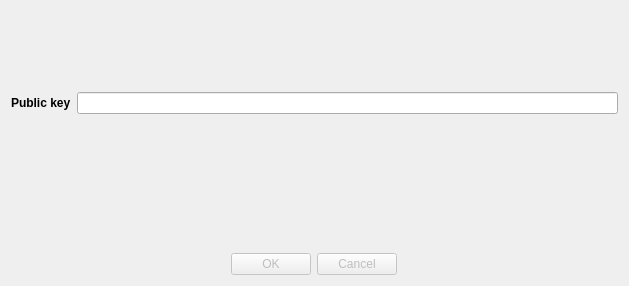
<?xml version="1.0" encoding="UTF-8"?>
<ui version="4.0">
 <class>AccountAddDialog</class>
 <widget class="QDialog" name="AccountAddDialog">
  <property name="geometry">
   <rect>
    <x>0</x>
    <y>0</y>
    <width>629</width>
    <height>286</height>
   </rect>
  </property>
  <property name="windowTitle">
   <string>Add account</string>
  </property>
  <layout class="QVBoxLayout" name="verticalLayout">
   <item alignment="Qt::AlignHCenter">
    <widget class="QLabel" name="label">
     <property name="maximumSize">
      <size>
       <width>200</width>
       <height>200</height>
      </size>
     </property>
     <property name="text">
      <string/>
     </property>
     <property name="pixmap">
      <pixmap resource="../../icons/tikka.slots.pyqt.resources.icons.index.qrc">:/images/safe_with_girl_400x400.png</pixmap>
     </property>
     <property name="scaledContents">
      <bool>true</bool>
     </property>
    </widget>
   </item>
   <item>
    <layout class="QFormLayout" name="formLayout">
     <item row="0" column="0">
      <widget class="QLabel" name="label_2">
       <property name="font">
        <font>
         <weight>75</weight>
         <bold>true</bold>
        </font>
       </property>
       <property name="text">
        <string>Public key</string>
       </property>
      </widget>
     </item>
     <item row="0" column="1">
      <widget class="QLineEdit" name="public_key_line_edit">
       <property name="readOnly">
        <bool>false</bool>
       </property>
      </widget>
     </item>
    </layout>
   </item>
   <item alignment="Qt::AlignHCenter">
    <widget class="QLabel" name="error_label">
     <property name="styleSheet">
      <string notr="true">color: rgb(255, 0, 0)</string>
     </property>
    </widget>
   </item>
   <item alignment="Qt::AlignHCenter">
    <widget class="QDialogButtonBox" name="buttonBox">
     <property name="enabled">
      <bool>false</bool>
     </property>
     <property name="orientation">
      <enum>Qt::Horizontal</enum>
     </property>
     <property name="standardButtons">
      <set>QDialogButtonBox::Cancel|QDialogButtonBox::Ok</set>
     </property>
    </widget>
   </item>
  </layout>
 </widget>
 <resources>
  <include location="../../icons/tikka.slots.pyqt.resources.icons.index.qrc"/>
 </resources>
 <connections>
  <connection>
   <sender>buttonBox</sender>
   <signal>accepted()</signal>
   <receiver>AccountAddDialog</receiver>
   <slot>accept()</slot>
   <hints>
    <hint type="sourcelabel">
     <x>248</x>
     <y>254</y>
    </hint>
    <hint type="destinationlabel">
     <x>157</x>
     <y>274</y>
    </hint>
   </hints>
  </connection>
  <connection>
   <sender>buttonBox</sender>
   <signal>rejected()</signal>
   <receiver>AccountAddDialog</receiver>
   <slot>reject()</slot>
   <hints>
    <hint type="sourcelabel">
     <x>316</x>
     <y>260</y>
    </hint>
    <hint type="destinationlabel">
     <x>286</x>
     <y>274</y>
    </hint>
   </hints>
  </connection>
 </connections>
</ui>
